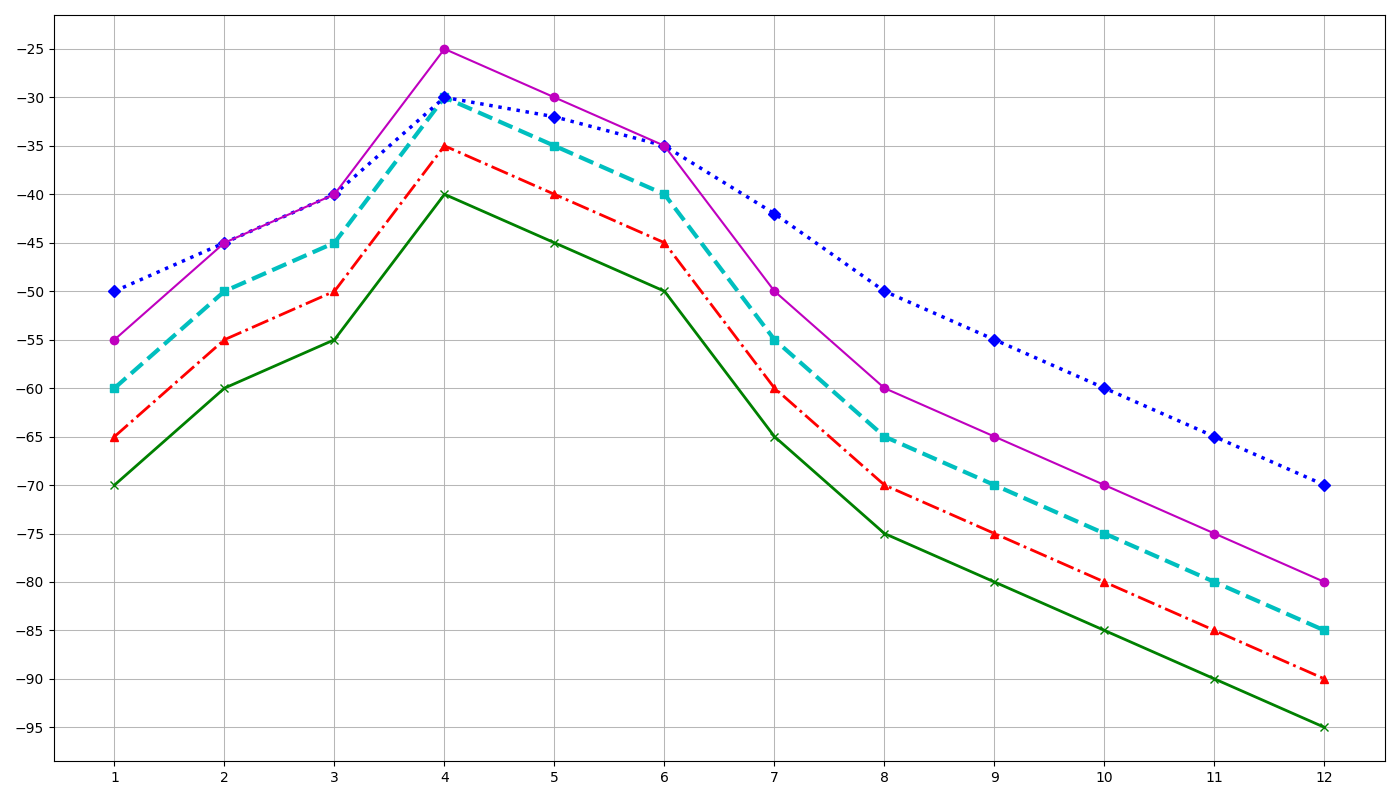

This chart was generated by the following Python code:
import matplotlib.pyplot as plt
import numpy as np

months = np.array(['Noachis', 'Hellas', 'Solis', 'Tharsis', 'Amazonis', 'Elysium', 'Planum', 'Arcadia', 'Acidalia', 'Arabia', 'Elysium II', 'Thaumasia'])
mars_day = np.linspace(1, 12, num=12)

north_temp = np.array([-60, -50, -45, -30, -35, -40, -55, -65, -70, -75, -80, -85])
south_temp = np.array([-65, -55, -50, -35, -40, -45, -60, -70, -75, -80, -85, -90])
equator_temp = np.array([-50, -45, -40, -30, -32, -35, -42, -50, -55, -60, -65, -70])
highlands_temp = np.array([-70, -60, -55, -40, -45, -50, -65, -75, -80, -85, -90, -95])
lowlands_temp = np.array([-55, -45, -40, -25, -30, -35, -50, -60, -65, -70, -75, -80])

fig, ax = plt.subplots(figsize=(14, 8))

ax.plot(mars_day, north_temp, marker='s', color='c', linestyle='--', linewidth=3)
ax.plot(mars_day, south_temp, marker='^', color='r', linestyle='-.', linewidth=2)
ax.plot(mars_day, equator_temp, marker='D', color='b', linestyle=':', linewidth=2.5)
ax.plot(mars_day, highlands_temp, marker='x', color='g', linestyle='-', linewidth=2)
ax.plot(mars_day, lowlands_temp, marker='o', color='m', linestyle='-', linewidth=1.5)

ax.set_xticks(mars_day)
ax.set_yticks(np.arange(-95, -20, 5))
ax.grid(which='major', linestyle='-', linewidth=0.75, alpha=0.9)

plt.tight_layout()
plt.show()
